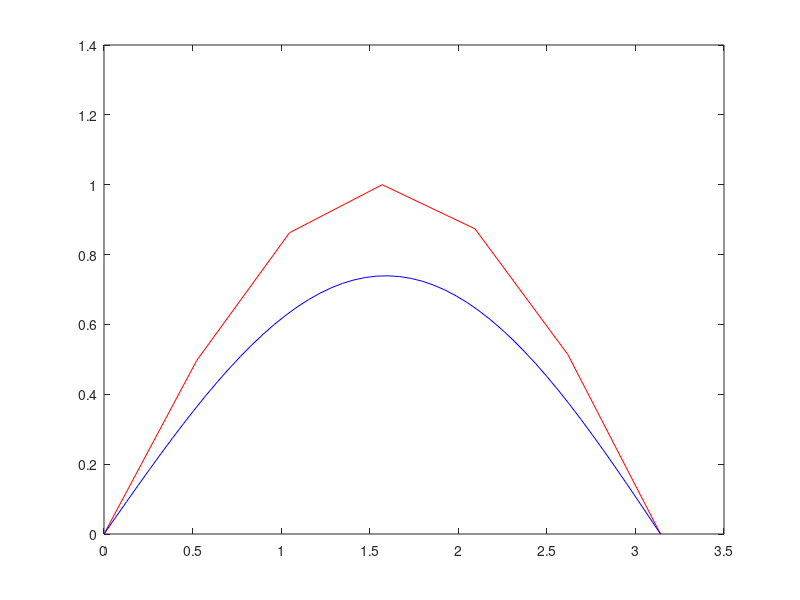

Reproduce this figure in MATLAB.
dx = 0.52;
dt = 0.01;
alpha = 3;
lambda = alpha * (dt/(dx^2));
rows = .1/dt + 1;
cols = floor(pi/dx) + 1;
U = zeros(rows, cols);

for i = 1:cols
    U(1, i) = sin((i-1)*dx);
end
U(1, 1) = 0;
U(1, cols) = 0;

a = 2*(1+lambda);
b = -lambda;
c = -lambda;

A = diag(a*ones(1,cols-2)) + diag(b*ones(1,cols-3),1) + diag(c*ones(1,cols-3),-1);

a = 2*(1-lambda);
b = lambda;
c = lambda;
B = diag(a*ones(1,cols-2)) + diag(b*ones(1,cols-3),1) + diag(c*ones(1,cols-3),-1);

for i = 2:rows
    x = B*U(i-1, 2:cols-1)'\A;
    for j = 1:cols-2
        U(i, j+1) = x(j);
    end
end

U
x1 = linspace(0, pi, floor(pi/0.52)+ 1);
y1 = U(rows, :);
plot(linspace(0, pi, floor(pi/0.52)+ 1), U(rows, :),'r')

dx = pi/50;
lambda = 0.5;
alpha = 3;
dt = lambda*(dx^2)/alpha;

rows = floor(.1/dt) + 1;
cols = floor(pi/dx) + 1;
W = zeros(rows, cols);

for i = 1:cols
    W(1, i) = sin((i-1)*dx);
end

for i = 2:rows
    for j = 2:cols-1
        W(i, j) = W(i-1, j) + lambda*(W(i-1, j+1) -2*W(i-1, j) + W(i-1, j-1));
    end
end
plot(linspace(0, pi, 50), W(152, :))
x2 = linspace(0, pi, 50);
y2 = W(152, :);
plot(x1, y1, "r", x2, y2, "blue")



    

